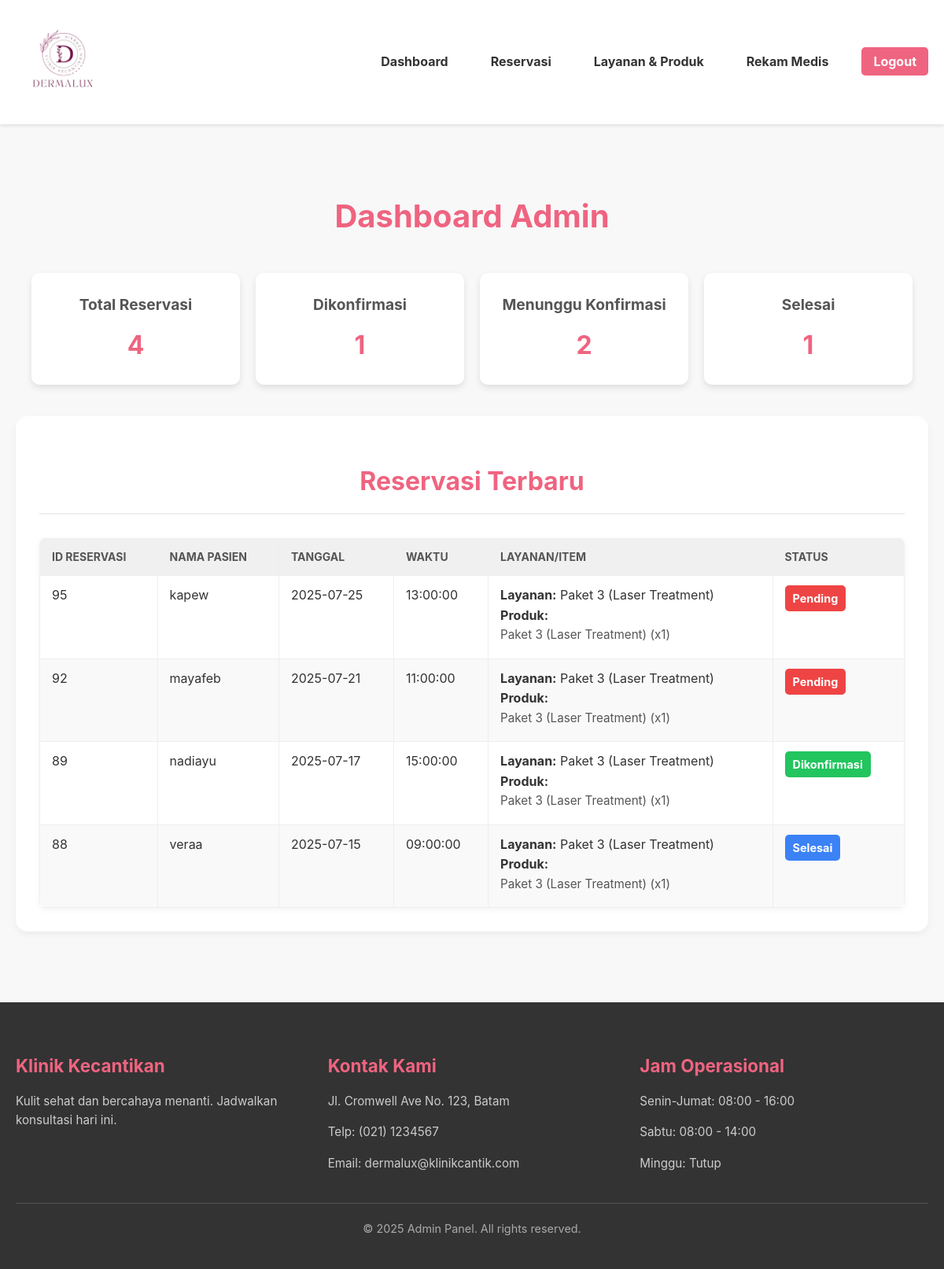
/admin/Dasboard-A.php (signed in), run on the app's committed database.
### tables this page shows
CREATE TABLE `reservations` (
  `reservation_id` int(11) NOT NULL,
  `customer_id` int(11) DEFAULT NULL,
  `service_id` int(11) DEFAULT NULL,
  `reservation_date` date NOT NULL,
  `reservation_time` time NOT NULL,
  `total_price` decimal(10,2) NOT NULL,
  `status` enum('Pending','Dikonfirmasi','Selesai','Dibatalkan') DEFAULT 'Pending',
  `created_at` timestamp NOT NULL DEFAULT current_timestamp(),
  `doctor_id` int(11) DEFAULT NULL
);

CREATE TABLE `user` (
  `user_id` int(11) NOT NULL,
  `name` varchar(255) NOT NULL,
  `email` varchar(255) NOT NULL,
  `password` varchar(255) NOT NULL,
  `role` enum('pasien','admin','dokter') DEFAULT 'pasien'
);

CREATE TABLE `services` (
  `service_id` int(11) NOT NULL,
  `service_name` varchar(255) NOT NULL,
  `price` decimal(10,2) NOT NULL,
  `image_url` varchar(255) DEFAULT NULL,
  `description` text DEFAULT NULL,
  `duration` varchar(255) DEFAULT NULL,
  `includes` text DEFAULT NULL
);

### admin/Dasboard-A.php (the view, shortened to what this page needs)
<?php
include 'C:/xampp/htdocs/PROJEK-UAS/koneksi/config.php';
$sql_total_reservasi_count = "SELECT COUNT(*) AS total FROM reservations";
$result_total_reservasi_count = $conn->query($sql_total_reservasi_count);
$totalReservasiCount = ($result_total_reservasi_count && $result_total_reservasi_count->num_rows > 0) ? $result_total_reservasi_count->fetch_assoc()['total'] : 0;
$sql_dikonfirmasi_count = "SELECT COUNT(*) AS total FROM reservations WHERE status = 'Dikonfirmasi'";
$result_dikonfirmasi_count = $conn->query($sql_dikonfirmasi_count);
$dikonfirmasiCount = ($result_dikonfirmasi_count && $result_dikonfirmasi_count->num_rows > 0) ? $result_dikonfirmasi_count->fetch_assoc()['total'] : 0;
$sql_menunggu_konfirmasi_count = "SELECT COUNT(*) AS total FROM reservations WHERE status = 'Pending'";
$result_menunggu_konfirmasi_count = $conn->query($sql_menunggu_konfirmasi_count);
$menungguKonfirmasiCount = ($result_menunggu_konfirmasi_count && $result_menunggu_konfirmasi_count->num_rows > 0) ? $result_menunggu_konfirmasi_count->fetch_assoc()['total'] : 0;
$sql_selesai_count = "SELECT COUNT(*) AS total FROM reservations WHERE status = 'Selesai'";
$result_selesai_count = $conn->query($sql_selesai_count);
$selesaiCount = ($result_selesai_count && $result_selesai_count->num_rows > 0) ? $result_selesai_count->fetch_assoc()['total'] : 0;
$sql_reservasi_terbaru = "
    SELECT
        R.reservation_id,
        U.name AS customer_name,
        R.reservation_date AS date,
        R.reservation_time AS time,
        S.service_name,
        R.status,
        RI.product_name, -- Tambahkan kolom produk
        RI.quantity      -- Tambahkan kolom kuantitas produk
    FROM
        reservations AS R
    LEFT JOIN
        user AS U ON R.customer_id = U.user_id
    LEFT JOIN
        services AS S ON R.service_id = S.service_id
    LEFT JOIN
        reservation_items AS RI ON R.reservation_id = RI.reservation_id -- Gabungkan dengan item reservasi
    ORDER BY
        R.created_at DESC
    LIMIT 5";
$result_reservasi_terbaru = $conn->query($sql_reservasi_terbaru);
$allReservations = [];
if ($result_reservasi_terbaru === FALSE) {
    error_log("Error pada query Reservasi Terbaru: " . $conn->error);
} else {
    $temp_reservations = [];
    while ($row = $result_reservasi_terbaru->fetch_assoc()) {
        $reservationId = $row['reservation_id'];
        if (!isset($temp_reservations[$reservationId])) {
            $temp_reservations[$reservationId] = [
                'reservation_id' => $row['reservation_id'],
                'customer_name' => $row['customer_name'],
                'date' => $row['date'],
                'time' => $row['time'],
                'service_name' => $row['service_name'],
                'status' => $row['status'],
                'items' => []
            ];
        }
        if (!empty($row['product_name'])) {
            $temp_reservations[$reservationId]['items'][] = [
                'product_name' => $row['product_name'],
                'quantity' => $row['quantity']
            ];
        }
    }
    $allReservations = array_values($temp_reservations);
}
?>
<!DOCTYPE html>
<html lang="id">
<head>
    <link rel="stylesheet" href="style-A.css">
</head>
<body>
    <header>
        <div class="container">
            <div class="logo">
                <img src="../imgs/logo.png" alt="logo">
            </div>
            <nav>
                <ul>
                    <li><a href="Dasboard-A.php">Dashboard</a></li>
                    <li><a href="reservasi.php">Reservasi</a></li>
                    <li><a href="Layanan-produk.php">Layanan & Produk</a></li>
                    <li><a href="Rekamedis-A.php">Rekam Medis</a></li>
                    <li><a href="logout.php" class="login-btn">Logout</a></li>
                </ul>
            </nav>
        </div>
    </header>
    <main class="main-content">
        <div class="container">
            <h2 class="section-title pink">Dashboard Admin</h2>
            <div class="dashboard-cards">
                <div class="stat-card">
                    <h3>Total Reservasi</h3>
                    <p><?php echo $totalReservasiCount; ?></p>
                </div>
                <div class="stat-card">
                    <h3>Dikonfirmasi</h3>
                    <p><?php echo $dikonfirmasiCount; ?></p>
                </div>
                <div class="stat-card">
                    <h3>Menunggu Konfirmasi</h3>
                    <p><?php echo $menungguKonfirmasiCount; ?></p>
                </div>
                <div class="stat-card">
                    <h3>Selesai</h3>
                    <p><?php echo $selesaiCount; ?></p>
                </div>
            </div>
            <section class="recent-reservations">
                <h2 class="section-title pink">Reservasi Terbaru</h2>
                <?php if (empty($allReservations)): ?>
                    <p class="empty-status-message">Belum ada reservasi yang tercatat.</p>
                <?php else: ?>
                    <table class="status-table">
                        <thead>
                            <tr>
                                <th>ID Reservasi</th>
                                <th>Nama Pasien</th>
                                <th>Tanggal</th>
                                <th>Waktu</th>
                                <th>Layanan/Item</th>
                                <th>Status</th>
                            </tr>
                        </thead>
                        <tbody>
                            <?php foreach ($allReservations as $res): ?>
                                <tr>
                                    <td data-label="ID Reservasi"><?php echo htmlspecialchars($res['reservation_id']); ?></td>
                                    <td data-label="Nama Pasien"><?php echo htmlspecialchars($res['customer_name']); ?></td>
                                    <td data-label="Tanggal"><?php echo htmlspecialchars($res['date']); ?></td>
                                    <td data-label="Waktu"><?php echo htmlspecialchars($res['time']); ?></td>
                                    <td data-label="Layanan/Item">
                                        <?php if (!empty($res['service_name'])): ?>
                                            <strong>Layanan:</strong> <?php echo htmlspecialchars($res['service_name']); ?><br>
                                        <?php endif; ?>
                                        <?php if (!empty($res['items'])): ?>
                                            <strong>Produk:</strong>
                                            <ul class="item-list">
                                                <?php foreach ($res['items'] as $item): ?>
                                                    <li><?php echo htmlspecialchars($item['product_name']); ?> (x<?php echo htmlspecialchars($item['quantity']); ?>)</li>
                                                <?php endforeach; ?>
                                            </ul>
                                        <?php endif; ?>
                                    </td>
                                    <td data-label="Status">
                                        <?php
                                            $status_text = htmlspecialchars($res['status']);
                                            $status_class = strtolower($status_text);
                                        ?>
                                        <span class="status-badge <?php echo $status_class; ?>"><?php echo ucfirst($status_text); ?></span>
                                    </td>
                                </tr>
                            <?php endforeach; ?>
                        </tbody>
                    </table>
                <?php endif; ?>
            </section>
        </div>
    </main>
    <footer class="main-footer">
        <div class="footer-container">
            <div class="footer-grid">
                <div class="footer-section">
                    <h3 class="section-title">Klinik Kecantikan</h3>
                    <p class="section-text">Kulit sehat dan bercahaya menanti. Jadwalkan konsultasi hari ini.</p>
                </div>
                <div class="footer-section">
                    <h3 class="section-title">Kontak Kami</h3>
                    <p class="section-text">Jl. Cromwell Ave No. 123, Batam</p>
                    <p class="section-text">Telp: (021) 1234567</p>
                    <p class="section-text">Email: dermalux@klinikcantik.com</p>
                </div>
                <div class="footer-section">
                    <h3 class="section-title">Jam Operasional</h3>
                    <p class="section-text">Senin-Jumat: 08:00 - 16:00</p>
                    <p class="section-text">Sabtu: 08:00 - 14:00</p>
                    <p class="section-text">Minggu: Tutup</p>
                </div>
            </div>
            <div class="footer-copyright">
                &copy; 2025 Admin Panel. All rights reserved.
            </div>
        </div>
    </footer>
</body>
</html>

### admin/style-A.css (style rules this page uses)
body { font-family: 'Inter', sans-serif; background-color: #f8f8f8; margin: 0; padding: 0; line-height: 1.6; color: #333; padding-top: 170px; }
.container { max-width: 1200px; margin: 0 auto; padding: 0 20px }
header { background-color: #fff; padding: 15px 0; box-shadow: 0 2px 4px rgba(0, 0, 0, 0.1); position: fixed; width: 100%; top: 0; left: 0; z-index: 1000; }
header .container { display: flex; justify-content: space-between; align-items: center; }
.logo img { max-height: 120px; width: auto; border-radius: 8px; }
nav ul { list-style: none; margin: 0; padding: 0; display: flex; align-items: center; }
nav ul li { margin-left: 30px; }
nav ul li a { text-decoration: none; color: #333; font-weight: bold; transition: color 0.3s ease; border-radius: 8px; padding: 8px 12px; }
.login-btn { background-color: #ef6480; color: #fff !important; padding: 8px 15px; border-radius: 5px; text-decoration: none; transition: background-color 0.3s ease; }
.main-content { padding: 40px 0; }
.section-title { font-size: 2.5em; color: #ef6480; margin-bottom: 40px; text-align: center; }
.dashboard-cards { display: grid; grid-template-columns: repeat(auto-fit, minmax(250px, 1fr)); gap: 20px; margin-bottom: 40px; padding: 0 20px; }
.stat-card { background-color: #fff; border-radius: 10px; box-shadow: 0 4px 8px rgba(0, 0, 0, 0.1); padding: 25px; text-align: center; transition: transform 0.3s ease, box-shadow 0.3s ease; }
.stat-card h3 { font-size: 1.2em; color: #555; margin-top: 0; margin-bottom: 10px; }
.stat-card p { font-size: 2em; font-weight: bold; color: #ef6480; margin: 0; }
.recent-reservations { background-color: #FFFFFF; padding: 30px; border-radius: 15px; box-shadow: 0 4px 8px rgba(0, 0, 0, 0.05); margin-top: 40px; }
.recent-reservations .section-title { font-size: 2em; margin-bottom: 30px; border-bottom: 2px solid #eee; padding-bottom: 15px; }
.status-table { width: 100%; border-collapse: collapse; margin-top: 20px; background-color: #fff; border-radius: 8px; overflow: hidden; box-shadow: 0 2px 8px rgba(0, 0, 0, 0.05); }
.status-table th, .status-table td { border: 1px solid #eee; padding: 12px 15px; text-align: left; vertical-align: top; }
.status-table th { background-color: #f0f0f0; color: #555; font-size: 14px; text-transform: uppercase; }
.status-table tbody tr:nth-child(even) { background-color: #f9f9f9; }
.status-badge { display: inline-block; padding: 5px 10px; border-radius: 5px; font-weight: bold; font-size: 0.9em; text-transform: capitalize; }
.status-badge.pending { background-color: #ef4444; color: #fff; }
.status-badge.dikonfirmasi { background-color: #22c55e; color: #fff; }
.status-badge.selesai { background-color: #3b82f6; color: #fff; }
.item-list { list-style: none; padding: 0; margin: 0; font-size: 0.95em; color: #555; }
.item-list li { margin-bottom: 5px; }
.main-footer { background-color: #333; color: #fff; padding: 40px 0; margin-top: 50px; }
.footer-container { max-width: 1200px; margin: 0 auto; padding: 0 20px; }
.footer-grid { display: grid; grid-template-columns: repeat(auto-fit, minmax(250px, 1fr)); gap: 30px; border-bottom: 1px solid #555; padding-bottom: 30px; margin-bottom: 20px; text-align: left; }
.footer-section .section-title { font-size: 1.4em; color: #ef6480; margin-bottom: 15px; text-align: left; }
.footer-section .section-text { font-size: 0.95em; line-height: 1.6; color: #ccc; margin-bottom: 8px; text-align: left; }
.footer-copyright { text-align: center; font-size: 0.9em; color: #aaa; }

### data on the page
reservations: reservation_id "95", customer.name "kapew", reservation_date "2025-07-25", reservation_time "13:00:00", service.service_name "Paket 3 (Laser Treatment)", product_name "Paket 3 (Laser Treatment)", quantity "1", status "Pending"
reservations: reservation_id "92", customer.name "mayafeb", reservation_date "2025-07-21", reservation_time "11:00:00", service.service_name "Paket 3 (Laser Treatment)", product_name "Paket 3 (Laser Treatment)", quantity "1", status "Pending"
reservations: reservation_id "89", customer.name "nadiayu", reservation_date "2025-07-17", reservation_time "15:00:00", service.service_name "Paket 3 (Laser Treatment)", product_name "Paket 3 (Laser Treatment)", quantity "1", status "Dikonfirmasi"
reservations: reservation_id "88", customer.name "veraa", reservation_date "2025-07-15", reservation_time "09:00:00", service.service_name "Paket 3 (Laser Treatment)", product_name "Paket 3 (Laser Treatment)", quantity "1", status "Selesai"

### other printed values
$totalReservasiCount "4"
$dikonfirmasiCount "1"
$menungguKonfirmasiCount "2"
$selesaiCount "1"
